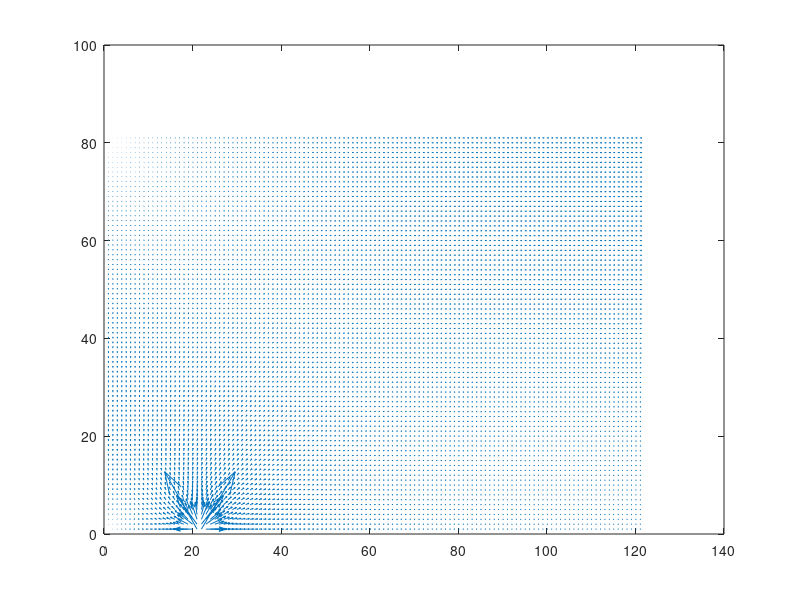

The MATLAB source for this figure:
clear all
clc

% pre processing stage 
N_x = 121; % grid point in x direction 
N_y = 81; % grid points in y direction 
X_min = 0; % X initial poistion of domain in meter
X_max = 0.06; % X end poistion of domain in meter
Y_min = 0; % Y initial poistion of domain in meter
Y_max = 0.04; % Y end poistion of domain in meter
SF_1 = 0.01; % stream function in boundry top, left, bottom left in meter square per second 
SF_2 = 0.00; % stream function in boundry bottom right in meter square per second 
BLT = 0.01; % bottom left thickness
ILT = 0.002; % inlet thickness at the bottom
l=3; %1 for jacobi, 2 for GS method, 3 for relaxation method
w = 1.8; %relaxation parameter with increment of 0.1

%u = size(w);

delta_X = (X_max - X_min) / (N_x-1); % grid thickness value in X direction  
delta_Y = (Y_max - Y_min) / (N_y-1); % grid thickness value in Y direction 

BL = BLT / delta_X; %bottom left boundary
IL = ILT / delta_X; %Inlet interval thickness 

INV = BL + IL; % inlet end point 

% strema function 

Psi = zeros(N_x , N_y);

% boundary condition 
for i = 1 : N_x  % top boundary 
    Psi(i , N_y) = SF_1;
end
for i = 1 : N_y  % left boundary
    Psi(1 , i) = SF_1;
end
for i = 1 : BL+1  % bottom left bounday
    Psi ( i , 1 ) = SF_1;
end


Beta = delta_X.^2/(delta_Y.^2);

%delta_abs = 1; % intialiazation guess for residual
delta_abs = 1;
Psi_new= Psi ;
k=0;
switch l
    case 1                          %Jacobi function 
    while delta_abs > 0.00001  %limiting thrush hold value for error
    k=k+1;  %count of number of iteration 
    for j = 2 : N_y-1
        for i = 2 : N_x -1
            Psi_new(i,j) = (Psi(i+1,j)+Psi(i-1,j)+Beta*(Psi(i,j+1)+Psi(i,j-1)))*(1/(2*(1+Beta))); %jacobi function 
        end %end of loop i
     end %end of loop j
      Psi_new(N_x ,:) = Psi_new(N_x-1 ,:); % outer boundary condition
      delta_abs = max (max(abs( Psi_new - Psi))); %residual computaion
      delta_rel = max (max(abs((Psi_new - Psi)./(abs(Psi)+eps)))); % relative computation
     Psi = Psi_new;
     a(k,1) = delta_abs;
    end %end of itteration 
    case 2                          % GS function
    while delta_abs > 0.00001   %limiting thrush hold value for error
    k=k+1; %count of number of iteration 
    for j = 2 : N_y-1
        for i = 2 : N_x -1
            Psi_new(i,j) = (Psi(i+1,j)+Psi_new(i-1,j)+Beta*(Psi(i,j+1)+Psi_new(i,j-1)))*(1/(2*(1+Beta))); %GS function 
        end %end of loop i
     end %end of loop j
      Psi_new(N_x ,:) = Psi_new(N_x-1 ,:); % outer boundary condition
      delta_abs = max (max(abs( Psi_new - Psi))); %residual computaion
      delta_rel = max (max(abs((Psi_new - Psi)./(abs(Psi)+eps)))); % relative computation
     Psi = Psi_new;
     a(k,1) = delta_abs;
    end %end of itteration 
    otherwise                       %relaxation function
     while delta_abs > 0.00001 %limiting thrush hold value for error
    k=k+1; %count of number of iteration 
    for j = 2 : N_y-1
        for i = 2 : N_x -1
            Psi_new(i,j) = (1-w)*Psi(i,j)+w*((Psi(i+1,j)+Psi_new(i-1,j)+Beta*(Psi(i,j+1)+Psi_new(i,j-1)))*(1/(2*(1+Beta))));% relaxation function 
        end %end of loop i
     end %end of loop j
      Psi_new(N_x ,:) = Psi_new(N_x-1 ,:); % outer boundary condition
      delta_abs = max (max(abs( Psi_new - Psi))); %residual computaion
      delta_rel = max (max(abs((Psi_new - Psi)./(abs(Psi)+eps)))); % relative computation
     Psi = Psi_new;
     a(k,1) = delta_abs;
    end %end of itteration 
end

[u,v] = gradient(Psi_new, delta_X, delta_Y); %calculation of velocity distribution in u and v direction 
v=-v; % v= -d(Psi)/dx
quiver(u',v',10) % drawing a velocity profile in vector form with the scale of 10 
TV=0;
for i=1:N_y
    delta_V = u(N_x,i)*delta_Y; % volume flow rate at eact delta y value at the exit 
V(i,1) = delta_V; %storage of delata_V  in a martix
TV=TV+delta_V; % method 1 of calculation total volume flow rate with addition of each delta V value 
end
TV
total_Volume_flow_rate = sum(V) %total volume flow rate 

for i = BL+1 : INV
    Inlet_V = v(i,1) * delta_X; %inlet flow at each delta x value at the entrance
    IV(i,1) = Inlet_V;
end
total_inlet_flow = sum(IV) %total inflow volume flow rate
